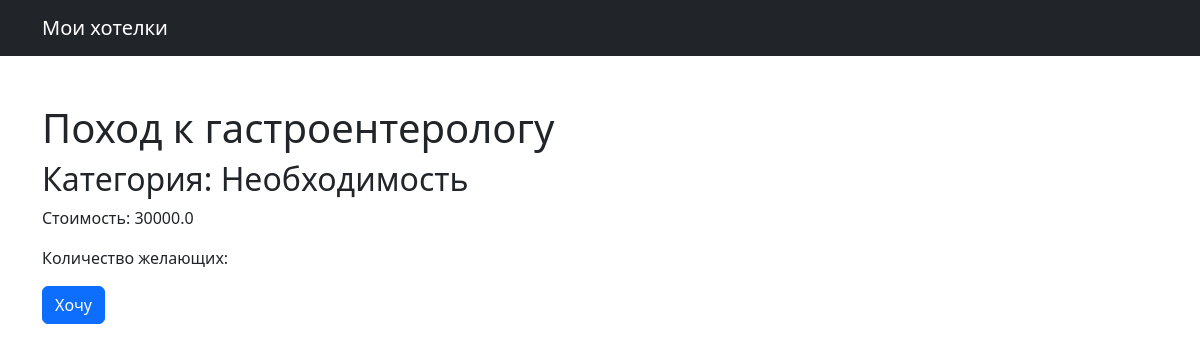
The page /shop/3 on the database its author committed.
### shop/models.py (models this page shows, shortened)
class Desideorio(models.Model):
    title = models.CharField(max_length=255)
    price = models.FloatField(blank=True, null=True) #число с плавающей точкой
    donat_qty = models.IntegerField(blank=True, null=True)
    comments_qty = models.IntegerField(blank=True, null=True)
    created_at = models.DateTimeField(default=timezone.now)
    category = models.ForeignKey(Category, on_delete=models.CASCADE)

class Category(models.Model):
    title = models.CharField(max_length=255)  #модель для категории. CharField - текст, 255 - длина
    created_at = models.DateTimeField(default=timezone.now)
    def __str__(self):
        return self.title

### shop/views.py (the view)
# urls.py: path('<int:desideorio_id>', views.single_desideorio, name="single_desideorio"),
def single_desideorio(request, desideorio_id):
    desideorio = get_object_or_404(Desideorio, pk=desideorio_id)
    return render(request, 'single_desideorio.html', {'desideorio': desideorio})

### shop/templates/single_desideorio.html (shortened to what this page needs)
{% extends 'base.html' %}
{% block content %}
    <h1 class="mt-5">{{ desideorio.title}}</h1>
    <h2>Категория: {{desideorio.category}}</h2>
    <p>Стоимость: {{desideorio.price}}</p>
    <p>Количество желающих: {{comments_qty}}</p>
    <button class="btn btn-primary">Хочу</button>
{% endblock %}

### rows shown on the page
Desideorio: title "Поход к гастроентерологу", category "Необходимость", price "30000.0"
